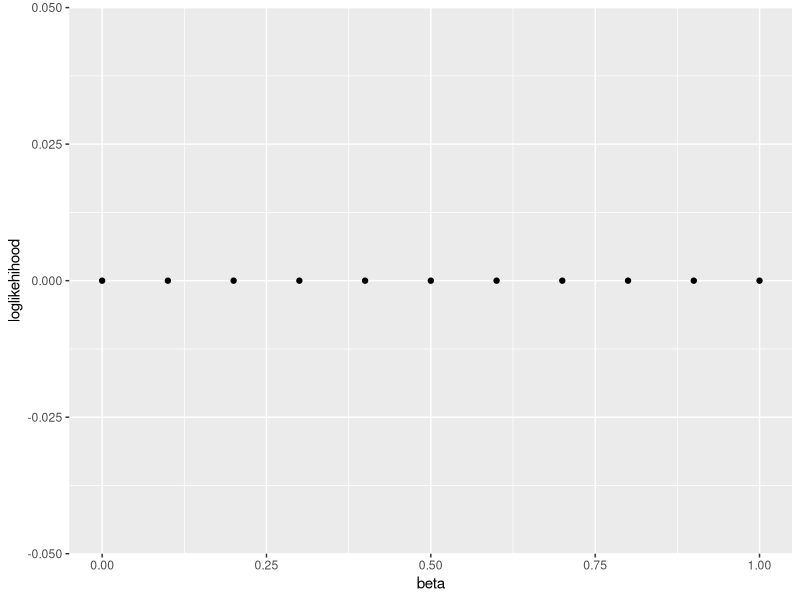

This chart was generated by the following R code:
library(evd)
library(dplyr)
##### Simulate Data
df <- data.frame(i = rep(1:1000, each = 2),k = rep(1:2, 1000),x = rep(0:1, 1000))

set.seed(1)
df$e <- evd::rgumbel(n = nrow(df))

beta <- 0.2
b    <- 1
df$latent <- beta*df$x + df$e

df <- df %>%
  group_by(i) %>%
  mutate(y = as.numeric(latent == max(latent))) %>%
  ungroup()

df <- df %>%
  group_by(i) %>%
  mutate(prob = exp(b * x) / sum(exp(b * x))) 

df <- subset(df,y==1)
loglikehihood <- sum(log(df$prob))

##### Estimate Parameter #####
compute_loglikehihood_a1 <- function(b,df){
  df <- df %>%
    group_by(i) %>%
    mutate(prob = exp(b * x) / sum(exp(b * x))) 
  df <- subset(df,y==1)
  liklihood <- -sum(log(df$prob)) / 1000
  return(liklihood)
}
compute_loglikehihood_a1(1,df)

# Plot for beta from 0 to 1 using ggplot2 scatter
library(ggplot2)
beta <- seq(0,1,0.1)
loglikehihood <- sapply(beta,compute_loglikehihood_a1,df = df)
df1 <- data.frame(beta = beta,loglikehihood = loglikehihood)
ggplot(df1,aes(x = beta,y = loglikehihood)) + geom_point()

# Find the maximum likelihood
result <- optim(par = 0,  # Initial guess for beta
                fn = compute_loglikehihood_a1,
                df = df,
                method = "Brent",
                lower = -1,
                upper = 1)
result$par
result$value
result$convergence
result$message
